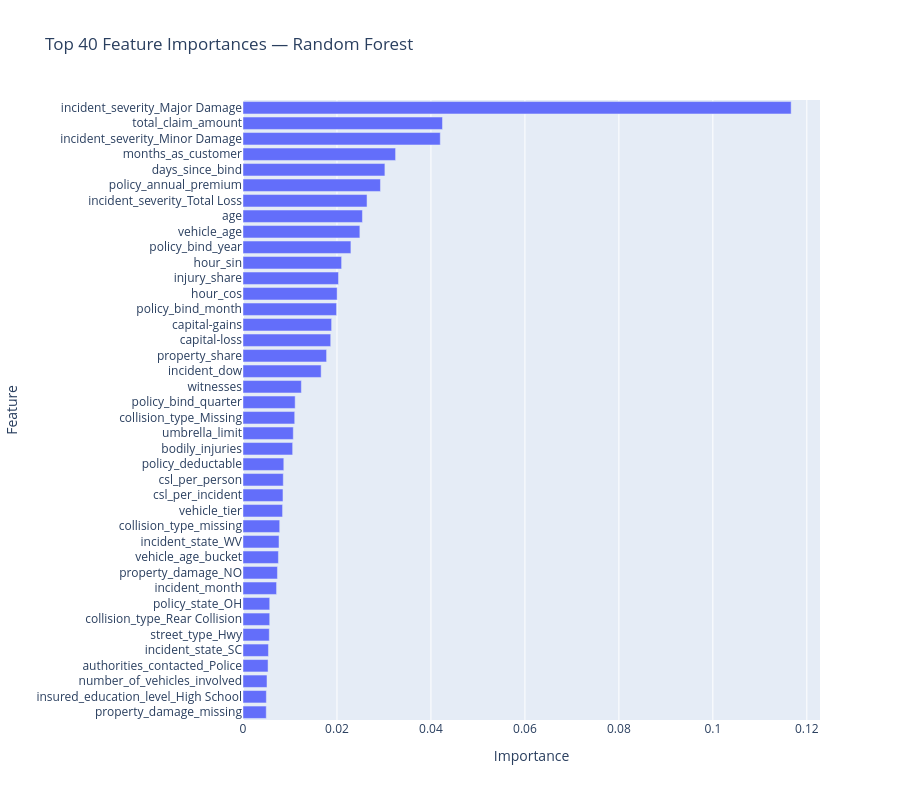
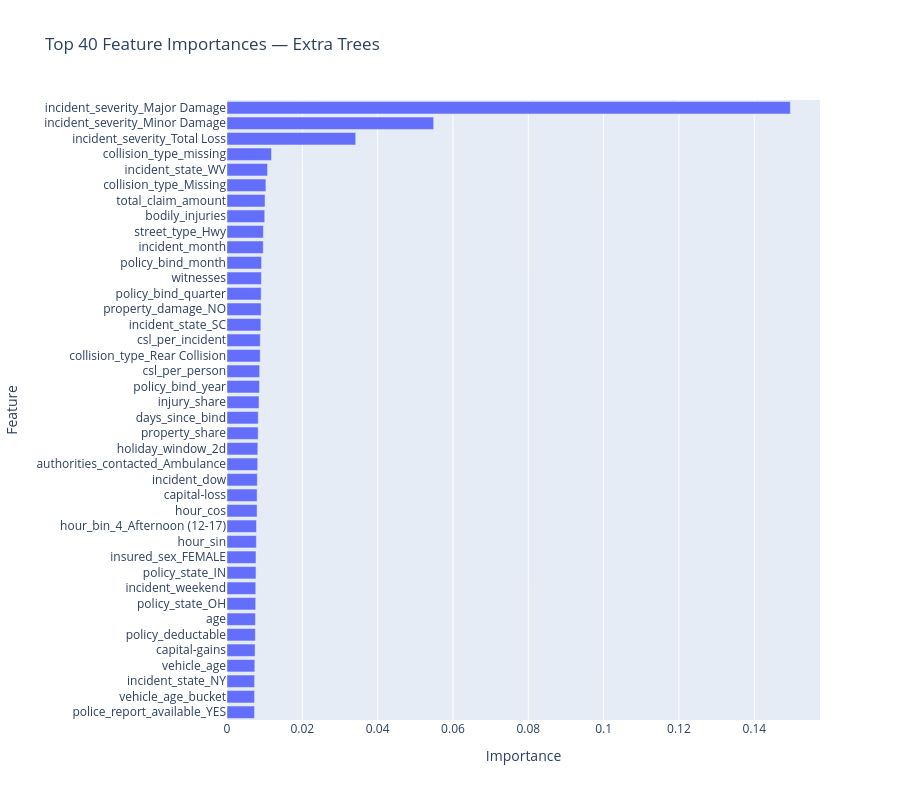
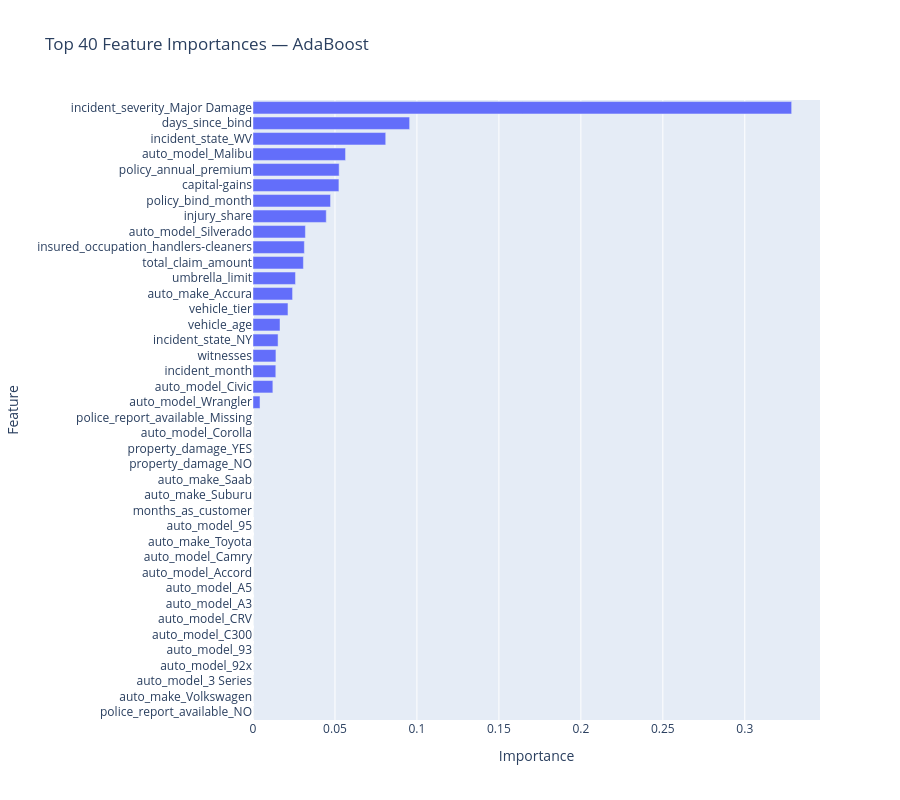
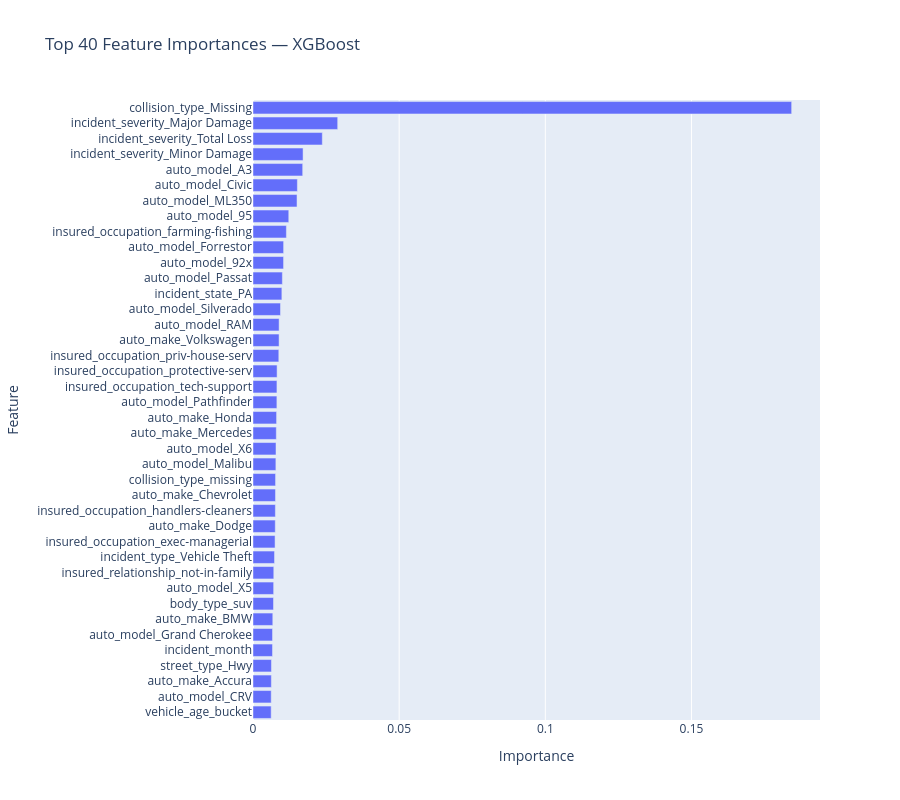

The notebook cell saved with these charts, in order:
### Code cell
# ============================================================
# step_16 FEATURE IMPORTANCE — TREE MODELS ONLY
# ============================================================
# Why:
# - Visualize top predictive features per model.
# - Useful for model transparency and understanding domain signals.
# - Only tree-based models support .feature_importances_ directly.
# ============================================================

import numpy as np
import pandas as pd
import plotly.express as px

# 1️⃣ Extract feature names from preprocessor (includes OHE-expanded names)
ohe_feature_names = pipe_rf.named_steps["prep"].named_transformers_["ohe"].get_feature_names_out()
feature_names = num_cols + ord_cols + ohe_feature_names.tolist()

# 2️⃣ Define tree-based models that support feature_importances_
tree_pipes = {
    "Random Forest": pipe_rf,
    "Extra Trees": pipe_extra,
    "AdaBoost": pipe_ada,
    "XGBoost": pipe_xgb
}

# 3️⃣ Top N features to show
N = 40

# 4️⃣ Loop through each model and plot its top features
for model_name, pipe in tree_pipes.items():
    try:
        importances = pipe.named_steps["clf"].feature_importances_
        df_imp = pd.DataFrame({
            "feature": feature_names,
            "importance": importances
        }).sort_values("importance", ascending=False).head(N)

        fig = px.bar(
            df_imp.sort_values("importance", ascending=True),
            x="importance", y="feature",
            orientation="h",
            title=f"Top {N} Feature Importances — {model_name}",
            height=800
        )
        fig.update_layout(yaxis_title="Feature", xaxis_title="Importance")
        fig.show()
        
    except AttributeError:
        print(f"⚠️ Model '{model_name}' does not support feature_importances_")

### Figure 1 — Plotly figure (JSON) as saved in the notebook; plotly's stock layout.template omitted (floating-point values rounded to 4 significant figures)
{"data": [{"hovertemplate": "importance=%{x}<br>feature=%{y}<extra></extra>", "legendgroup": "", "marker": {"color": "#636efa", "pattern": {"shape": ""}}, "name": "", "orientation": "h", "showlegend": false, "textposition": "auto", "type": "bar", "x": [0.004949, 0.004972, 0.00511, 0.005332, 0.005419, 0.005595, 0.005685, 0.00569, 0.007145, 0.007331, 0.007539, 0.007666, 0.00781, 0.008422, 0.00851, 0.008575, 0.008684, 0.01057, 0.0107, 0.01101, 0.0111, 0.01242, 0.01663, 0.01779, 0.01867, 0.01886, 0.01991, 0.02004, 0.02033, 0.02099, 0.02297, 0.02487, 0.02542, 0.0264, 0.02926, 0.0302, 0.03247, 0.04199, 0.04245, 0.1167], "xaxis": "x", "y": ["property_damage_missing", "insured_education_level_High School", "number_of_vehicles_involved", "authorities_contacted_Police", "incident_state_SC", "street_type_Hwy", "collision_type_Rear Collision", "policy_state_OH", "incident_month", "property_damage_NO", "vehicle_age_bucket", "incident_state_WV", "collision_type_missing", "vehicle_tier", "csl_per_incident", "csl_per_person", "policy_deductable", "bodily_injuries", "umbrella_limit", "collision_type_Missing", "policy_bind_quarter", "witnesses", "incident_dow", "property_share", "capital-loss", "capital-gains", "policy_bind_month", "hour_cos", "injury_share", "hour_sin", "policy_bind_year", "vehicle_age", "age", "incident_severity_Total Loss", "policy_annual_premium", "days_since_bind", "months_as_customer", "incident_severity_Minor Damage", "total_claim_amount", "incident_severity_Major Damage"], "yaxis": "y"}], "layout": {"barmode": "relative", "height": 800, "legend": {"tracegroupgap": 0}, "title": {"text": "Top 40 Feature Importances — Random Forest"}, "xaxis": {"anchor": "y", "domain": [0.0, 1.0], "title": {"text": "Importance"}}, "yaxis": {"anchor": "x", "domain": [0.0, 1.0], "title": {"text": "Feature"}}}}

### Figure 2 — Plotly figure (JSON) as saved in the notebook; plotly's stock layout.template omitted (floating-point values rounded to 4 significant figures)
{"data": [{"hovertemplate": "importance=%{x}<br>feature=%{y}<extra></extra>", "legendgroup": "", "marker": {"color": "#636efa", "pattern": {"shape": ""}}, "name": "", "orientation": "h", "showlegend": false, "textposition": "auto", "type": "bar", "x": [0.00731, 0.007318, 0.007332, 0.007387, 0.00745, 0.007528, 0.007555, 0.007626, 0.007639, 0.007691, 0.007695, 0.007801, 0.007834, 0.007988, 0.007995, 0.00805, 0.008153, 0.008181, 0.008273, 0.008297, 0.008495, 0.008637, 0.008671, 0.008819, 0.00883, 0.008984, 0.009069, 0.009083, 0.009132, 0.009173, 0.009626, 0.009654, 0.01002, 0.0101, 0.01033, 0.01077, 0.01182, 0.03418, 0.05487, 0.1496], "xaxis": "x", "y": ["police_report_available_YES", "vehicle_age_bucket", "incident_state_NY", "vehicle_age", "capital-gains", "policy_deductable", "age", "policy_state_OH", "incident_weekend", "policy_state_IN", "insured_sex_FEMALE", "hour_sin", "hour_bin_4_Afternoon (12-17)", "hour_cos", "capital-loss", "incident_dow", "authorities_contacted_Ambulance", "holiday_window_2d", "property_share", "days_since_bind", "injury_share", "policy_bind_year", "csl_per_person", "collision_type_Rear Collision", "csl_per_incident", "incident_state_SC", "property_damage_NO", "policy_bind_quarter", "witnesses", "policy_bind_month", "incident_month", "street_type_Hwy", "bodily_injuries", "total_claim_amount", "collision_type_Missing", "incident_state_WV", "collision_type_missing", "incident_severity_Total Loss", "incident_severity_Minor Damage", "incident_severity_Major Damage"], "yaxis": "y"}], "layout": {"barmode": "relative", "height": 800, "legend": {"tracegroupgap": 0}, "title": {"text": "Top 40 Feature Importances — Extra Trees"}, "xaxis": {"anchor": "y", "domain": [0.0, 1.0], "title": {"text": "Importance"}}, "yaxis": {"anchor": "x", "domain": [0.0, 1.0], "title": {"text": "Feature"}}}}

### Figure 3 — Plotly figure (JSON) as saved in the notebook; plotly's stock layout.template omitted (floating-point values rounded to 4 significant figures)
{"data": [{"hovertemplate": "importance=%{x}<br>feature=%{y}<extra></extra>", "legendgroup": "", "marker": {"color": "#636efa", "pattern": {"shape": ""}}, "name": "", "orientation": "h", "showlegend": false, "textposition": "auto", "type": "bar", "x": [0.0, 0.0, 0.0, 0.0, 0.0, 0.0, 0.0, 0.0, 0.0, 0.0, 0.0, 0.0, 0.0, 0.0, 0.0, 0.0, 0.0, 0.0, 0.0, 0.0, 0.004261, 0.01211, 0.01391, 0.01399, 0.0153, 0.01649, 0.02134, 0.02414, 0.02592, 0.03075, 0.03133, 0.03197, 0.04469, 0.0473, 0.05241, 0.05255, 0.05645, 0.08097, 0.09555, 0.3286], "xaxis": "x", "y": ["police_report_available_NO", "auto_make_Volkswagen", "auto_model_3 Series", "auto_model_92x", "auto_model_93", "auto_model_C300", "auto_model_CRV", "auto_model_A3", "auto_model_A5", "auto_model_Accord", "auto_model_Camry", "auto_make_Toyota", "auto_model_95", "months_as_customer", "auto_make_Suburu", "auto_make_Saab", "property_damage_NO", "property_damage_YES", "auto_model_Corolla", "police_report_available_Missing", "auto_model_Wrangler", "auto_model_Civic", "incident_month", "witnesses", "incident_state_NY", "vehicle_age", "vehicle_tier", "auto_make_Accura", "umbrella_limit", "total_claim_amount", "insured_occupation_handlers-cleaners", "auto_model_Silverado", "injury_share", "policy_bind_month", "capital-gains", "policy_annual_premium", "auto_model_Malibu", "incident_state_WV", "days_since_bind", "incident_severity_Major Damage"], "yaxis": "y"}], "layout": {"barmode": "relative", "height": 800, "legend": {"tracegroupgap": 0}, "title": {"text": "Top 40 Feature Importances — AdaBoost"}, "xaxis": {"anchor": "y", "domain": [0.0, 1.0], "title": {"text": "Importance"}}, "yaxis": {"anchor": "x", "domain": [0.0, 1.0], "title": {"text": "Feature"}}}}

### Figure 4 — Plotly figure (JSON) as saved in the notebook; plotly's stock layout.template omitted (floating-point values rounded to 4 significant figures)
{"data": [{"hovertemplate": "importance=%{x}<br>feature=%{y}<extra></extra>", "legendgroup": "", "marker": {"color": "#636efa", "pattern": {"shape": ""}}, "name": "", "orientation": "h", "showlegend": false, "textposition": "auto", "type": "bar", "x": [0.006215, 0.006228, 0.00628, 0.006308, 0.006674, 0.006677, 0.006768, 0.007008, 0.007063, 0.007107, 0.007361, 0.007545, 0.007617, 0.007655, 0.007688, 0.007717, 0.007826, 0.007871, 0.007974, 0.008066, 0.008173, 0.008191, 0.008241, 0.008828, 0.008918, 0.00893, 0.009405, 0.009875, 0.01005, 0.01045, 0.01047, 0.01142, 0.01223, 0.01506, 0.01518, 0.017, 0.01713, 0.02371, 0.02897, 0.1843], "xaxis": "x", "y": ["vehicle_age_bucket", "auto_model_CRV", "auto_make_Accura", "street_type_Hwy", "incident_month", "auto_model_Grand Cherokee", "auto_make_BMW", "body_type_suv", "auto_model_X5", "insured_relationship_not-in-family", "incident_type_Vehicle Theft", "insured_occupation_exec-managerial", "auto_make_Dodge", "insured_occupation_handlers-cleaners", "auto_make_Chevrolet", "collision_type_missing", "auto_model_Malibu", "auto_model_X6", "auto_make_Mercedes", "auto_make_Honda", "auto_model_Pathfinder", "insured_occupation_tech-support", "insured_occupation_protective-serv", "insured_occupation_priv-house-serv", "auto_make_Volkswagen", "auto_model_RAM", "auto_model_Silverado", "incident_state_PA", "auto_model_Passat", "auto_model_92x", "auto_model_Forrestor", "insured_occupation_farming-fishing", "auto_model_95", "auto_model_ML350", "auto_model_Civic", "auto_model_A3", "incident_severity_Minor Damage", "incident_severity_Total Loss", "incident_severity_Major Damage", "collision_type_Missing"], "yaxis": "y"}], "layout": {"barmode": "relative", "height": 800, "legend": {"tracegroupgap": 0}, "title": {"text": "Top 40 Feature Importances — XGBoost"}, "xaxis": {"anchor": "y", "domain": [0.0, 1.0], "title": {"text": "Importance"}}, "yaxis": {"anchor": "x", "domain": [0.0, 1.0], "title": {"text": "Feature"}}}}
